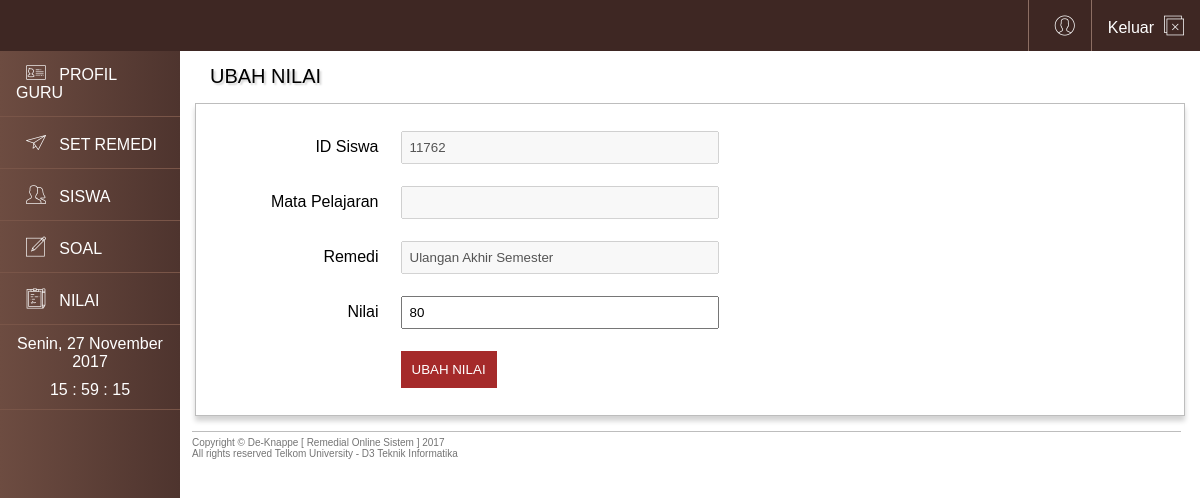
Page /page_guru/list_nilai/edit_nilai.php?id_nilai=1 (signed in) on the committed database.
### tables this page shows
CREATE TABLE `nilai` (
  `id_nilai` int(255) NOT NULL,
  `id_siswa` int(15) NOT NULL,
  `id_mapel` varchar(3) NOT NULL,
  `id_remedi` varchar(4) NOT NULL,
  `nilai` int(3) NOT NULL
);

CREATE TABLE `remedi` (
  `id_remedi` varchar(4) NOT NULL,
  `remedi` varchar(50) NOT NULL
);

### page_guru/body_part/query_body.php (called while the page is built)
<?php
    $sql = "SELECT * from guru join mapel on guru.id_mapel = mapel.id_mapel where id_guru='$cek'";
    $qry = $conn->query($sql);
    $data = $qry->fetch_array();
?>

### page_guru/list_nilai/edit_nilai.php (the view, shortened to what this page needs)
<?php
		include ('../../php/connect.php');
		$cek=$_SESSION['user'];
		include ('../body_part/query_body.php');
		$ambil = $_GET['id_nilai'];
		$sql_nis = "select * from nilai join remedi on nilai.id_remedi = remedi.id_remedi where id_nilai=$ambil";
		$query_nis = $conn->query($sql_nis);
		$r_nis = $query_nis->fetch_array();
		if (isset($_SESSION['user']) && isset($_SESSION['pass'])) {
?>
<!DOCTYPE html>
<html>
	<head>
		<link rel="stylesheet" type="text/css" href="../../css/template.css">
		<link rel="stylesheet" type="text/css" href="../../css/add.css">
        <link rel="stylesheet" type="text/css" href="../../css/font/flaticon.css">
	</head>
	<body>
		<header>
			<ul class="navbar">
			  <li><a href="../../php/logout_guru.php">Keluar<i class="flaticon-close"></i></a></li>
			  <li><a href="../profil_guru.php"><?php echo $data['nama_guru']; ?><i class="flaticon-user-3"></i></a></li>
			</ul>
		</header>
		<?php require_once('../body_part/sidebar_edit.php') ?>
		<div class="content">
			<div class="isijudul">
			UBAH NILAI
			</div>
			<div class="isi">
			<form action="" method="POST" enctype="multipart/form-data">
				<table class="form">
					<tr>
						<td><span>ID Siswa</span></td>
						<td><input type="text" name="id_siswa" value="<?php echo $r_nis['id_siswa'] ?>" disabled></td>
					</tr>
					<tr>
						<td><span>Mata Pelajaran</span></td>
						<td>
							<?php
                            $cekmapel = $data['nama_mapel'];
                            echo'<input type="text" name="id_mapel" value="'.$cekmapel.'"  disabled>';
                            ?>
						</td>
					</tr>
					<tr>
						<td><span>Remedi</span></td>
						<td><input type="text" name="id_siswa" value="<?php echo $r_nis['remedi'] ?>" disabled></td>
					</tr>
					<tr>
						<td><span>Nilai</span></td>
						<td><input type="text" name="nilai" value="<?php echo $r_nis['nilai'] ?>"></td>
					</tr>
					<tr>
						<td></td>
						<td><input type="submit" name="oke" value="UBAH NILAI">
						</td>
					</tr>
				</table>
			</form>
			</div>
		</div>
		<footer>
			<div class="footer">
			Copyright &copy; De-Knappe [ Remedial Online Sistem ] 2017<br>
			All rights reserved Telkom University - D3 Teknik Informatika<br>
			</div>
		</footer>
	</body>
</html>
<?php
}
	else
	{
  		header("location: ../../login_guru.php");
	}
?>

### css/template.css (style rules this page uses)
body { margin: 0px; font-family: Arial, Helvetica, sans-serif; }
header { position: fixed; z-index: 2; }
a { color: white; }
ul.navbar { list-style-type: none; margin: 0; padding: 0; overflow: hidden; background-color: #3E2723; position: fixed; width: 100%; }
ul.navbar li { float: right; border-left: 1px solid #8D6E63; }
li a { display: block; text-align: left; padding: 14px 16px; text-decoration: none; }
div.content { margin-left: 15%; padding: 15px; height: 100%; }
div.content div.isijudul { padding: 15px 15px; font-size: 20px; text-shadow: 2px 2px 2px lightgrey; }
.footer { color: #757575; font-size: 10px; border-top: 1px solid #BDBDBD; padding: 5px 5px 12px 0px ; bottom: 0; position: relative; display: block; width: 82%; margin-left: 16%; }
.isi { border: 1px solid #BDBDBD; height: 100%; padding: 15px; box-shadow: 0px 5px 5px 0px lightgrey; }
td { padding: 10px; }
table { margin-left: 3%; position: inline; }

### css/add.css (style rules this page uses)
table.form { margin-left: 5%; }
table.form tr td span { float: right; }
table.form tr td input[type=text], input[type=date], input[type=password] { padding: 7px; width: 100%; }
table.form tr td input[type=submit] { padding: 10px; background-color: brown; color: white; border: 1px solid brown; }
table.form tr td input[type=text], input[type=date], input[type=password] { width: 300px; }

### rows in the picture
nilai: id_siswa "11762", id_siswa "Ulangan Akhir Semester", nilai "80"
